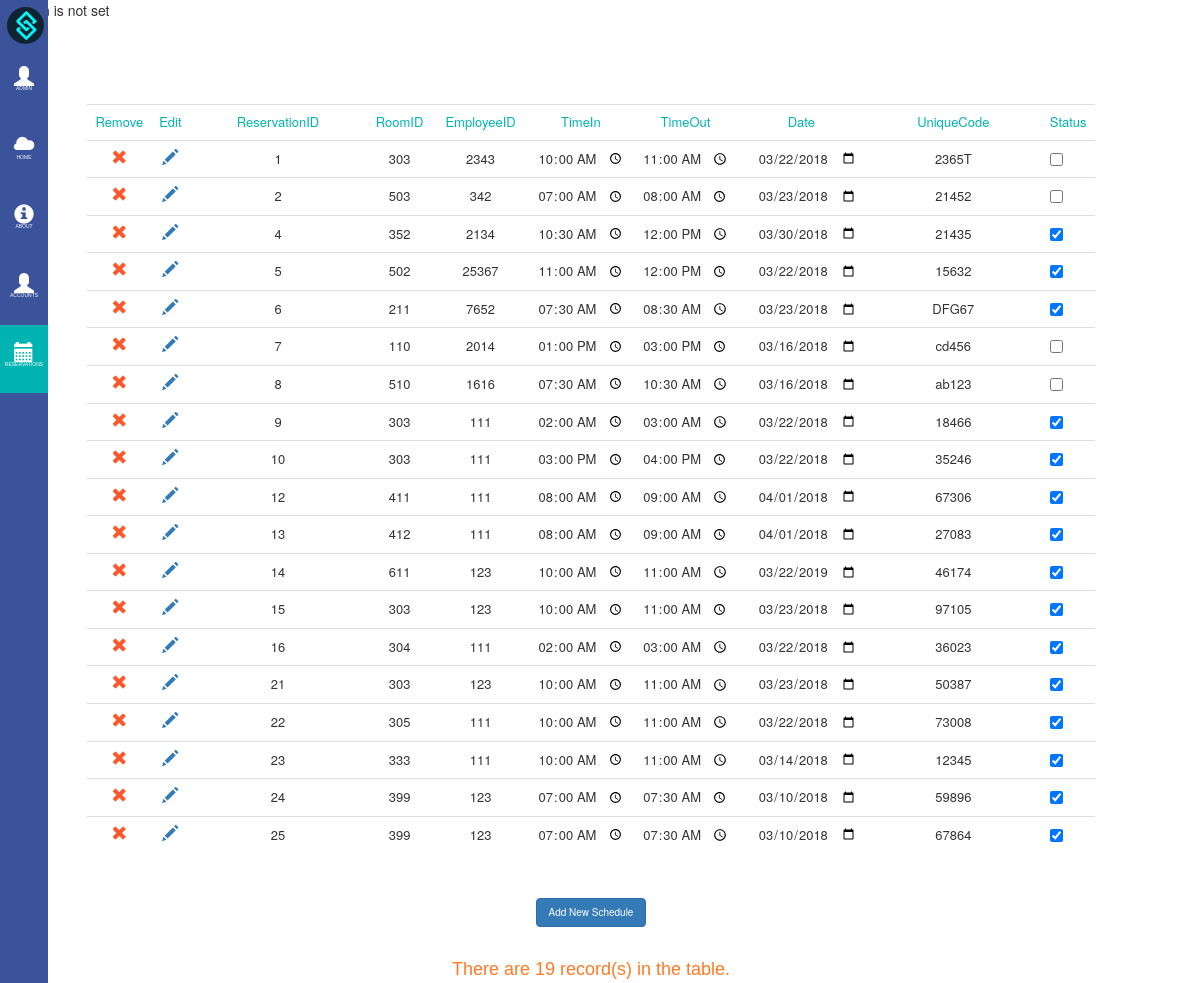
Before: /schedtable.php with the older database file.
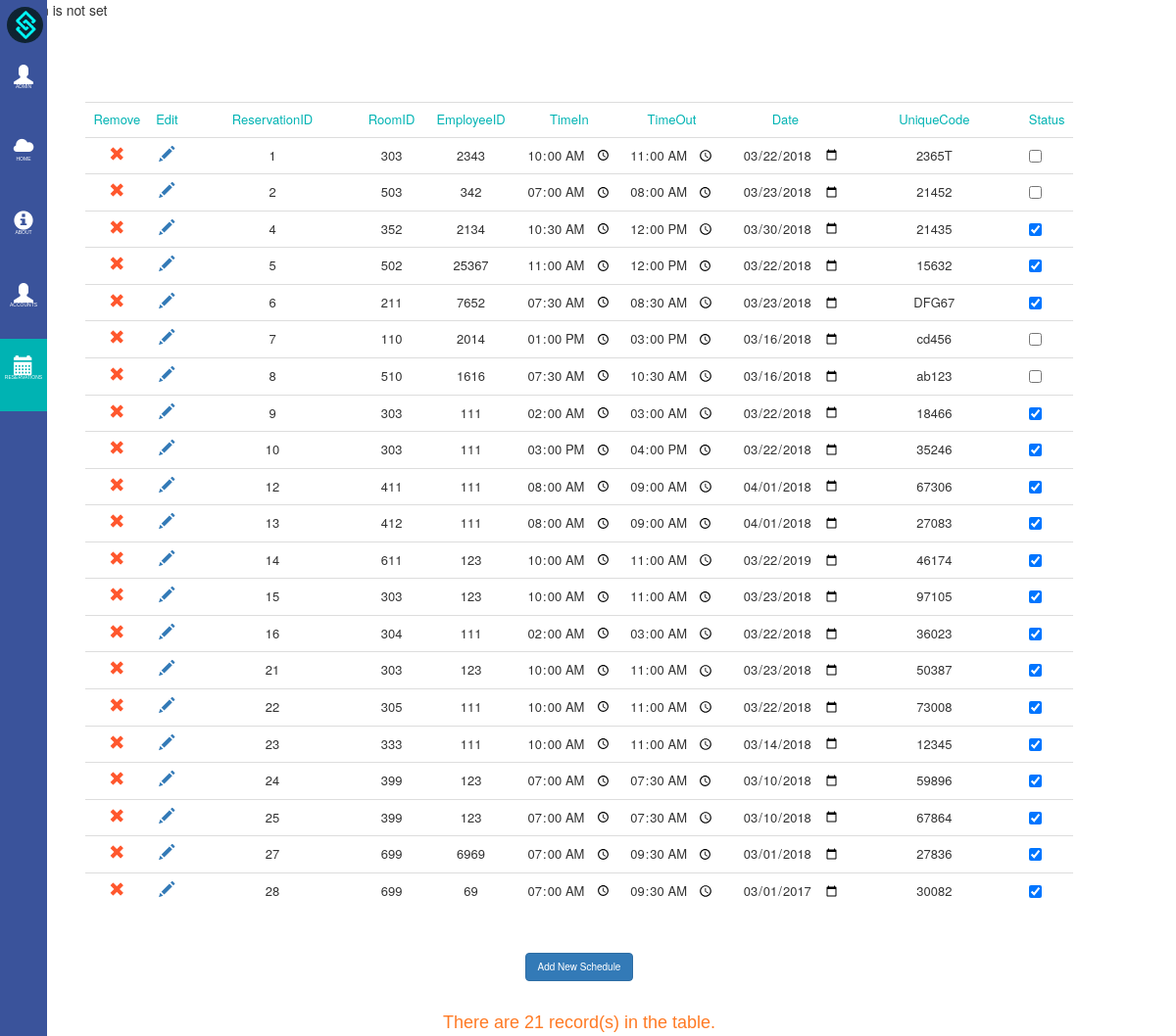
After: the same page with the newer database file.
### tables this page shows
CREATE TABLE `tbl_sched` (
  `id` int(11) NOT NULL,
  `room_id` varchar(5) NOT NULL,
  `emp_id` varchar(5) NOT NULL,
  `time_in` time NOT NULL,
  `time_out` time NOT NULL,
  `date` date NOT NULL,
  `u_code` varchar(5) NOT NULL,
  `Status` tinyint(1) NOT NULL
);

### schedtable.php (the view, shortened to what this page needs)
<html>
<head>
    <link rel="stylesheet" href="css/bootstrap.min.css">
    <link rel="stylesheet" href="bren/side_bar.css" type="text/css">
    <link rel="stylesheet" href="mika/about.css" type="text/css">
</head>
<body>
<?php
if (isset($_SESSION["count"])){
    echo "Count: ".$_SESSION["count"];
    echo "Selected ".$_SESSION["selected"];
}else{
    echo "Session is not set";
}
?>
<div class="sidebar">
    <ul>
        <li> <img src ='logo3.png' style="width: 78%; border-radius: 100%; margin-left: 7px; margin-top: 7px; margin-bottom: 5px"></li>
        <li><a onclick="return openaccNav()"><span class="glyphicon glyphicon-user"></span><span class="menu_label">Admin</span></a></li>
        <li><a href="homepage.php"><span class="glyphicon glyphicon-cloud"></span><span class="menu_label">Home</span></a></li>
        <li><a href="aboutusadmin.php" ><span class="glyphicon glyphicon-info-sign" ></span><span class="menu_label">About</span></a></li>
        <li><a href="employees.php"><span class="glyphicon glyphicon-user"></span><span class="menu_label">Accounts</span></a></li>
        <li><div class="selected"><a href="schedtable.php"><span class="glyphicon glyphicon-calendar"></span><span class="menu_label">Reservations</span></a></div></li>
    </ul>
</div>
<div class="container">
        <table class="table">
            <tr class="headers" style="color:#00b3b3">
                <td>Remove</td>
                <td>Edit</td>
                <td>ReservationID</td>
                <td>RoomID</td>
                <td>EmployeeID</td>
                <td>TimeIn</td>
                <td>TimeOut</td>
                <td>Date</td>
                <td>UniqueCode</td>
                <td>Status</td>
            </tr>
            <?php
            include 'connect.php';
            $sql ="select * from tbl_sched order by id";
            $res = mysqli_query($con, $sql);
            while($row= mysqli_fetch_array($res))
            {
            ?>
            <form <?php echo ($_SESSION["count"]==2) ? 'method=\'post\' action=\'cell_edit.php\'' : '' ?>>
            <tr>
                <td align="center"><a onclick="return del()" href="delsched.php?SID=<?php echo $row['id']; ?>"><span class="glyphicon glyphicon-remove"></span></a></td>
                <td align="center"><a href="cell_edit.php?SID=<?php echo $row['id']; ?>"><<?php echo ($_SESSION["count"]==2 && $_SESSION["selected"]==$row['id']) ? 'button name=\'save_button\' type=submit class="btn btn-link save"' : 'span' ?> class=<?php echo ($_SESSION["count"]==2 && $_SESSION["selected"]==$row['id']) ? "'glyphicon glyphicon-floppy-disk'" : "'glyphicon glyphicon-pencil'"?>><?php
                        echo ($_SESSION["count"]==2 && $_SESSION["selected"]==$row['id']) ? '<span class="glyphicon glyphicon-floppy-disk"></span></button>' : '</span>';
                        ?></a></td>
                    <td><input class="<?php echo 'cell'.$row['id']?> table_cell" name="reserv_id" id="reserv_id" value=<?php echo $row['id']; ?> readonly></td>
                <td><input class="<?php echo 'cell'.$row['id']?> table_cell" name="room_id" id="room_id" value=<?php echo $row['room_id']; ?> <?php echo ($_SESSION["count"]==2 && $row['id']!=$_SESSION["selected"]) ? "readonly" : ""?>> </td>
                <td><input class="table_cell <?php echo 'cell'.$row['id']?>" name="emp_id" id="emp_id" value=<?php echo $row['emp_id']; ?>  <?php echo ($_SESSION["count"]==2 && $row['id']!=$_SESSION["selected"]) ? "readonly" : ""?>></td>
                <td><input type="time" class="table_cell <?php echo 'cell'.$row['id']?>" name="time_in" value="<?php echo $row['time_in']; ?>"  <?php echo ($_SESSION["count"]==2 && $row['id']!=$_SESSION["selected"]) ? "readonly" : ""?>></td>
                <td><input type="time" class="table_cell <?php echo 'cell'.$row['id']?>" name="time_out" value=<?php echo $row['time_out']; ?>  <?php echo ($_SESSION["count"]==2 && $row['id']!=$_SESSION["selected"]) ? "readonly" : ""?>></td>
                <td><input type="date" class="table_cell <?php echo 'cell'.$row['id']?>" name="date" value=<?php echo $row['date']; ?>  <?php echo ($_SESSION["count"]==2 && $row['id']!=$_SESSION["selected"]) ? "readonly" : ""?>></td>
                <td><input type="text" class="table_cell <?php echo 'cell'.$row['id']?>" name="unique" id="unique" value=<?php echo $row['u_code']; ?>  <?php echo ($_SESSION["count"]==2 && $row['id']!=$_SESSION["selected"]) ? "readonly" : ""?>></td>
                <td><input type="checkbox" class="table_cell <?php echo 'cell'.$row['id']?>" name="status" <?php echo ($row['Status'] == TRUE) ? "checked" : "";?>  <?php echo ($_SESSION["count"]==2 && $row['id']!=$_SESSION["selected"]) ? "disabled = \"disabled\"" : ""?>></td>
            </tr>
            </form>
            <?php
            }
            ?>
        </table>
    <a href="addsched.php"> <button class="btn btn-primary" style="margin-top: 45px; margin-bottom: 5px">Add New Schedule</button></a><br>
        <font size="4" face="arial"  color="#ff7a24">
            <?php
            include 'connect.php';
            $result = mysqli_query($con,"select * from tbl_sched");
            $rows = mysqli_num_rows($result);
            echo "<br>";
            echo "There are " . $rows . " record(s) in the table. ";
            ?>
        </font>
</div>
</body>
</html>

### bren/side_bar.css (style rules this page uses)
ul { list-style-type: none; margin: 0; padding: 0; z-index: 1; top: 0; left: 0; overflow-x: hidden; width: 4%; background: #3A539B; height: 100%; position: fixed; overflow: auto; }
li a { display: block; color: #FFF; padding: 16px 4px; text-decoration: none; font-family: sans-serif; width: 100%; height:7%; text-align: center; }
body,html { margin: 0; margin-top: 0; padding: 0; }
.menu_label { font-size: 0.5rem; display: block; text-transform: uppercase; }
.glyphicon { font-size: 20px; }
.selected { background-color: #00b3b3; color: white; }

### Mika/about.css (style rules this page uses)
.btn { font-size: 10px; }

Changed rows visible on the page:
added tbl_sched: reserv_id "27", room_id "699", emp_id "6969", time_in "07:00:00", time_out "09:30:00", date "03/01/2018", unique "27836", Status "☑"
added tbl_sched: reserv_id "28", room_id "699", emp_id "69", time_in "07:00:00", time_out "09:30:00", date "03/01/2017", unique "30082", Status "☑"
Other visible differences:
$rows: "19" → "21"
